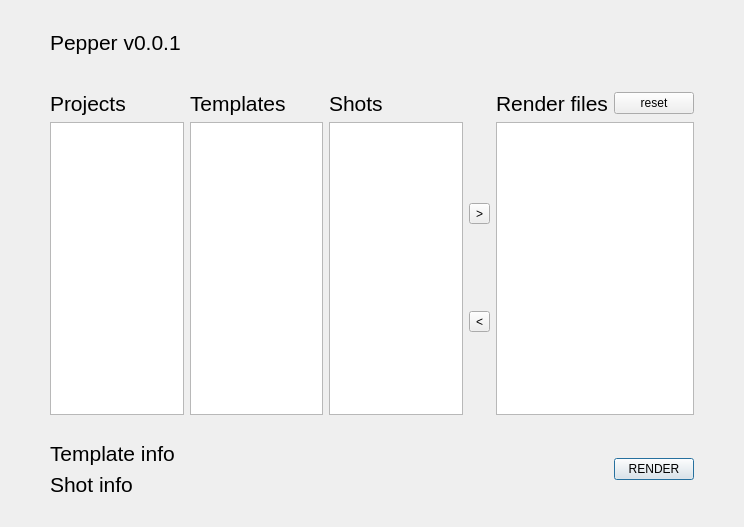
<?xml version="1.0" encoding="UTF-8"?>
<ui version="4.0">
 <class>Dialog</class>
 <widget class="QDialog" name="Dialog">
  <property name="geometry">
   <rect>
    <x>0</x>
    <y>0</y>
    <width>744</width>
    <height>527</height>
   </rect>
  </property>
  <property name="windowTitle">
   <string>Dialog</string>
  </property>
  <layout class="QGridLayout" name="gridLayout_2">
   <property name="leftMargin">
    <number>50</number>
   </property>
   <property name="topMargin">
    <number>30</number>
   </property>
   <property name="rightMargin">
    <number>50</number>
   </property>
   <property name="bottomMargin">
    <number>30</number>
   </property>
   <item row="2" column="0">
    <layout class="QHBoxLayout" name="horizontalLayout">
     <item>
      <layout class="QVBoxLayout" name="verticalLayout_3">
       <item>
        <widget class="QLabel" name="template_info">
         <property name="font">
          <font>
           <pointsize>16</pointsize>
          </font>
         </property>
         <property name="text">
          <string>Template info</string>
         </property>
        </widget>
       </item>
       <item>
        <widget class="QLabel" name="shot_info">
         <property name="font">
          <font>
           <pointsize>16</pointsize>
          </font>
         </property>
         <property name="text">
          <string>Shot info</string>
         </property>
        </widget>
       </item>
      </layout>
     </item>
     <item>
      <spacer name="horizontalSpacer">
       <property name="orientation">
        <enum>Qt::Horizontal</enum>
       </property>
       <property name="sizeType">
        <enum>QSizePolicy::Fixed</enum>
       </property>
       <property name="sizeHint" stdset="0">
        <size>
         <width>40</width>
         <height>20</height>
        </size>
       </property>
      </spacer>
     </item>
     <item>
      <widget class="QPushButton" name="render_btn">
       <property name="sizePolicy">
        <sizepolicy hsizetype="Fixed" vsizetype="Fixed">
         <horstretch>0</horstretch>
         <verstretch>0</verstretch>
        </sizepolicy>
       </property>
       <property name="minimumSize">
        <size>
         <width>0</width>
         <height>0</height>
        </size>
       </property>
       <property name="text">
        <string>RENDER</string>
       </property>
      </widget>
     </item>
    </layout>
   </item>
   <item row="0" column="0">
    <layout class="QVBoxLayout" name="verticalLayout_2">
     <item>
      <widget class="QLabel" name="label_3">
       <property name="font">
        <font>
         <pointsize>16</pointsize>
        </font>
       </property>
       <property name="text">
        <string>Pepper v0.0.1</string>
       </property>
      </widget>
     </item>
     <item>
      <layout class="QGridLayout" name="gridLayout_3">
       <item row="1" column="5">
        <layout class="QHBoxLayout" name="horizontalLayout_2">
         <item>
          <widget class="QLabel" name="label_5">
           <property name="font">
            <font>
             <pointsize>16</pointsize>
            </font>
           </property>
           <property name="text">
            <string>Render files</string>
           </property>
          </widget>
         </item>
         <item>
          <widget class="QPushButton" name="reset_btn">
           <property name="text">
            <string>reset</string>
           </property>
          </widget>
         </item>
        </layout>
       </item>
       <item row="2" column="0">
        <widget class="QListView" name="lv_proj"/>
       </item>
       <item row="1" column="0">
        <widget class="QLabel" name="label">
         <property name="font">
          <font>
           <pointsize>16</pointsize>
          </font>
         </property>
         <property name="text">
          <string>Projects</string>
         </property>
        </widget>
       </item>
       <item row="2" column="3">
        <layout class="QVBoxLayout" name="verticalLayout_4">
         <item>
          <widget class="QToolButton" name="append_btn">
           <property name="text">
            <string>&gt;</string>
           </property>
          </widget>
         </item>
         <item>
          <widget class="QToolButton" name="del_btn">
           <property name="text">
            <string>&lt;</string>
           </property>
          </widget>
         </item>
        </layout>
       </item>
       <item row="0" column="0">
        <spacer name="verticalSpacer">
         <property name="orientation">
          <enum>Qt::Vertical</enum>
         </property>
         <property name="sizeType">
          <enum>QSizePolicy::Fixed</enum>
         </property>
         <property name="sizeHint" stdset="0">
          <size>
           <width>50</width>
           <height>30</height>
          </size>
         </property>
        </spacer>
       </item>
       <item row="1" column="2">
        <widget class="QLabel" name="label_4">
         <property name="font">
          <font>
           <pointsize>16</pointsize>
          </font>
         </property>
         <property name="text">
          <string>Shots</string>
         </property>
        </widget>
       </item>
       <item row="1" column="1">
        <widget class="QLabel" name="label_2">
         <property name="font">
          <font>
           <pointsize>16</pointsize>
          </font>
         </property>
         <property name="text">
          <string>Templates</string>
         </property>
        </widget>
       </item>
       <item row="2" column="5">
        <widget class="QListView" name="lv_render"/>
       </item>
       <item row="2" column="1">
        <widget class="QListView" name="lv_temp"/>
       </item>
       <item row="2" column="2">
        <widget class="QListView" name="lv_shot"/>
       </item>
      </layout>
     </item>
    </layout>
   </item>
   <item row="1" column="0">
    <spacer name="verticalSpacer_2">
     <property name="orientation">
      <enum>Qt::Vertical</enum>
     </property>
     <property name="sizeType">
      <enum>QSizePolicy::Fixed</enum>
     </property>
     <property name="sizeHint" stdset="0">
      <size>
       <width>20</width>
       <height>20</height>
      </size>
     </property>
    </spacer>
   </item>
  </layout>
 </widget>
 <resources/>
 <connections/>
</ui>
